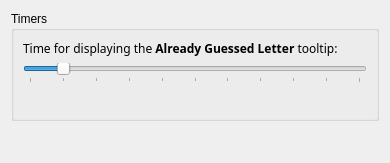
<ui version="4.0" >
 <class>timerui</class>
 <widget class="QWidget" name="timerui" >
  <property name="geometry" >
   <rect>
    <x>0</x>
    <y>0</y>
    <width>390</width>
    <height>163</height>
   </rect>
  </property>
  <layout class="QGridLayout" >
   <item row="0" column="0" >
    <widget class="QGroupBox" name="groupBox" >
     <property name="toolTip" >
      <string>Here you can set the display times for hints and the "Already Guessed" tooltip.</string>
     </property>
     <property name="title" >
      <string>Timers</string>
     </property>
     <layout class="QGridLayout" >
      <item row="0" column="0" >
       <layout class="QGridLayout" >
        <item row="2" column="1" >
         <widget class="QLabel" name="timeMissedLabel" >
          <property name="text" >
           <string/>
          </property>
         </widget>
        </item>
        <item row="0" column="0" colspan="2" >
         <widget class="QLabel" name="label_2" >
          <property name="text" >
           <string>&lt;html>&lt;head>&lt;meta name="qrichtext" content="1" />&lt;/head>&lt;body style=" white-space: pre-wrap; font-family:Sans Serif; font-size:9pt; font-weight:400; font-style:normal; text-decoration:none;">&lt;p style=" margin-top:0px; margin-bottom:0px; margin-left:0px; margin-right:0px; -qt-block-indent:0; text-indent:0px;">Time for displaying the &lt;span style=" font-weight:600;">Already Guessed Letter&lt;/span> tooltip:&lt;/p>&lt;/body>&lt;/html></string>
          </property>
         </widget>
        </item>
        <item row="1" column="0" colspan="2" >
         <widget class="QSlider" name="kcfg_MissedTimer" >
          <property name="toolTip" >
           <string>&lt;html>&lt;head>&lt;meta name="qrichtext" content="1" />&lt;/head>&lt;body style=" white-space: pre-wrap; font-family:Sans Serif; font-size:9pt; font-weight:400; font-style:normal; text-decoration:none;">&lt;p style=" margin-top:0px; margin-bottom:0px; margin-left:0px; margin-right:0px; -qt-block-indent:0; text-indent:0px;">Time during which the "Already Guessed" tooltip is displayed.&lt;/p>&lt;/body>&lt;/html></string>
          </property>
          <property name="whatsThis" >
           <string>&lt;html>&lt;head>&lt;meta name="qrichtext" content="1" />&lt;/head>&lt;body style=" white-space: pre-wrap; font-family:Sans Serif; font-size:9pt; font-weight:400; font-style:normal; text-decoration:none;">&lt;p style=" margin-top:0px; margin-bottom:0px; margin-left:0px; margin-right:0px; -qt-block-indent:0; text-indent:0px;">You can set the time for displaying the "Already Guessed" tooltip after you tried a letter that was already guessed. Default is 1 second but younger children might need longer time to be able to understand they are trying a letter that was already guessed.&lt;/p>&lt;/body>&lt;/html></string>
          </property>
          <property name="maximum" >
           <number>10</number>
          </property>
          <property name="pageStep" >
           <number>1</number>
          </property>
          <property name="value" >
           <number>1</number>
          </property>
          <property name="orientation" >
           <enum>Qt::Horizontal</enum>
          </property>
          <property name="tickPosition" >
           <enum>QSlider::TicksBelow</enum>
          </property>
         </widget>
        </item>
        <item row="2" column="0" >
         <spacer>
          <property name="orientation" >
           <enum>Qt::Horizontal</enum>
          </property>
          <property name="sizeHint" >
           <size>
            <width>40</width>
            <height>20</height>
           </size>
          </property>
         </spacer>
        </item>
       </layout>
      </item>
     </layout>
    </widget>
   </item>
   <item row="1" column="0" >
    <spacer>
     <property name="orientation" >
      <enum>Qt::Vertical</enum>
     </property>
     <property name="sizeHint" >
      <size>
       <width>20</width>
       <height>40</height>
      </size>
     </property>
    </spacer>
   </item>
  </layout>
 </widget>
 <resources/>
 <connections/>
</ui>
